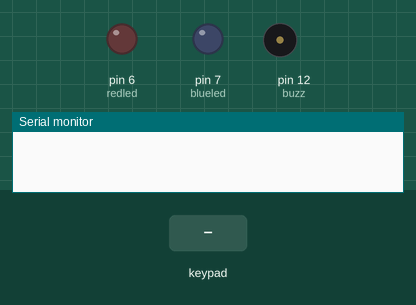
Recording of a sketch running on a simulated Arduino Uno, built with avr-gcc and run on an emulated ATmega328P. Shown: output pins drawn as LEDs (lit = HIGH), buzzer (waves = sounding), the last lines printed to the serial monitor. The test bench sets the inputs (shaded band).

Above: at 1.2 s.
1.3 s: key 'p' pressed
At 1.78 s:
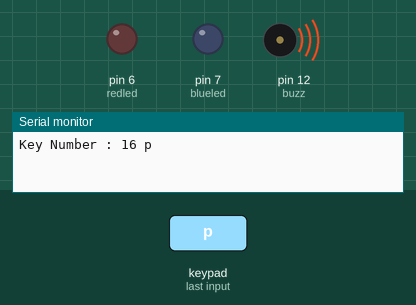
Timing chart, 0 to 1.9 s (numbered marks = the images above; inputs shaded):
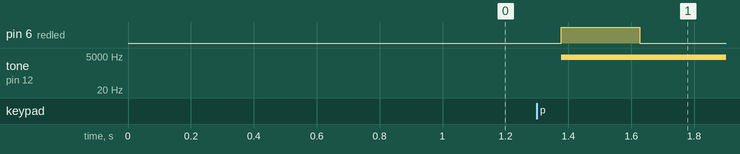

Measured:
- after the input at 1.3 s, pin 6 (redled): LOW → HIGH after 0.08 s, → LOW 0.25 s later; tone on pin 12 (buzz): silent → 3999 Hz after 0.08 s

The sketch:

my_key_pass.ino
```cpp
#include<Keypad.h>

const int buzz = 12;// speaker connected to digital pin 12
const byte ROWS = 4;// four rows
const byte COLS = 4;// four columnns
const int redled = 6;// connnect led pin to digital pin 6 of arduino
const int blueled = 7;// connnect led pin to digital pin 7 of arduino
unsigned int i=0;
float j = 0;
boolean tf = false;
char keys[ROWS][COLS]=
 {
  {'a','b','c','d'},
  {'e','f','g','h'},
  {'i','j','k','l'},
  {'m','n','o','p'}
};
byte rowPins[ROWS] = {2,3,4,5};// connect to the row pinoouts of the keypad
byte colPins[COLS] = {8,9,10,11};// connect to the column pinoutsof the keypad

Keypad keypad = Keypad(makeKeymap(keys),rowPins,colPins,ROWS,COLS);

void setup()
{
  Serial.begin(9600);
  pinMode(buzz,OUTPUT);
  pinMode(redled,OUTPUT);
  pinMode(blueled,OUTPUT);
  digitalWrite(redled,LOW);
  digitalWrite(blueled,LOW);
}
void loop()
{
  char key = keypad.getKey();

  if(key != NO_KEY)
  {
    if(key == 'a'){Serial.print("Key Number : 1");Serial.println(key);keys1();}
    else if (key == 'b'){Serial.print("Key Number : 2 ");Serial.println(key);tf = false; keys2();}
    else if (key == 'c'){Serial.print("Key Number : 3 ");Serial.println(key); tf = false;keys3();}
    else if (key == 'd'){Serial.print("Key Number : 4 ");Serial.println(key); tf = false;keys4();}
    else if (key == 'e'){Serial.print("Key Number : 5 ");Serial.println(key);tf = false; keys5();}
    else if (key == 'f'){Serial.print("Key Number : 6 ");Serial.println(key);tf = false; keys6();}
    else if (key == 'g'){Serial.print("Key Number : 7 ");Serial.println(key);tf = false;keys7();}
    else if (key == 'h'){Serial.print("Key Number : 8 ");Serial.println(key); tf = false;keys8();}
    else if (key == 'i'){Serial.print("Key Number : 9 ");Serial.println(key);tf = false; keys9();}
    else if (key == 'j'){Serial.print("Key Number : 10 ");Serial.println(key);tf = false;keys10();}
    else if (key == 'k'){Serial.print("Key Number : 11 ");Serial.println(key);tf = false;keys11();}
    else if (key == 'l'){Serial.print("Key Number : 12 ");Serial.println(key);tf = false;keys12();}
    else if (key == 'm'){Serial.print("Key Number : 13 ");Serial.println(key);tf = false;keys13();}
    else if (key== 'n'){Serial.print("Key Number : 14 ");Serial.println(key);tf = false;keys14();}
    else if (key =='o'){Serial.print("Key Number : 15 ");Serial.println(key);tf = false;keys15();}
    else if (key == 'p'){Serial.print("Key Number : 16 ");Serial.println(key);tf=true;keys16(); }
    else
    Serial.print("No key is pressed");
   }
}
void keys1()
{
 digitalWrite(redled,LOW);digitalWrite(blueled,LOW);
 noTone(buzz);// stop the sound
}
void keys2()
{
  digitalWrite(redled,LOW);digitalWrite(blueled,HIGH);
  tone(buzz,250*2);
}
void keys3()
{
  digitalWrite(redled,HIGH);digitalWrite(blueled,LOW);
  tone(buzz,250*3);
}
void keys4()
{
 digitalWrite(redled,LOW);digitalWrite(blueled,HIGH);
  tone(buzz,250*4);
}
void keys5()
{
   digitalWrite(redled,HIGH);digitalWrite(blueled,LOW);
  tone(buzz,250*5);
}
void keys6()
{
  digitalWrite(redled,LOW);digitalWrite(blueled,HIGH);
  tone(buzz,250*6);
}
void keys7()
{
  digitalWrite(redled,HIGH);digitalWrite(blueled,LOW);
 tone(buzz,250*7);
}
void keys8()
{
  digitalWrite(redled,LOW);digitalWrite(blueled,HIGH);
  tone(buzz,250*8);
}
void keys9()
{
   digitalWrite(redled,HIGH);digitalWrite(blueled,LOW);
 tone(buzz,250*9);
}
void keys10()
{
  digitalWrite(redled,LOW);digitalWrite(blueled,HIGH);
  tone(buzz,250*10);
}
void keys11()
{
  digitalWrite(redled,HIGH);digitalWrite(blueled,LOW);
 tone(buzz,250*11);
}
void keys12()
{
  digitalWrite(redled,LOW);digitalWrite(blueled,HIGH);
  tone(buzz,250*12);
}
void keys13()
{
   digitalWrite(redled,HIGH);digitalWrite(blueled,LOW);
 tone(buzz,250*13);
}
void keys14()
{
 digitalWrite(redled,LOW);digitalWrite(blueled,HIGH);
  tone(buzz,250*14);
}
void keys15()
{
   digitalWrite(redled,HIGH);digitalWrite(blueled,LOW);
 tone(buzz,250*15);
}

void keys16()
{
  while(tf==true)
  {
   digitalWrite(redled,LOW);
   digitalWrite(blueled,LOW);
        for(i = 0;i<4000;i++)
      {
        tone(buzz,i);
      }
       digitalWrite(redled,HIGH);
       delay(250);
       digitalWrite(redled,LOW);
       delay(250);
      for(i=4000;i>0;i--)
      {
        tone(buzz,i);
      }
       digitalWrite(blueled,HIGH);
       delay(250);
       digitalWrite(blueled,LOW);
       delay(250);
       char key = keypad.getKey();
       if(keypad.key!='p')
       tf=false;
  }

}
```
